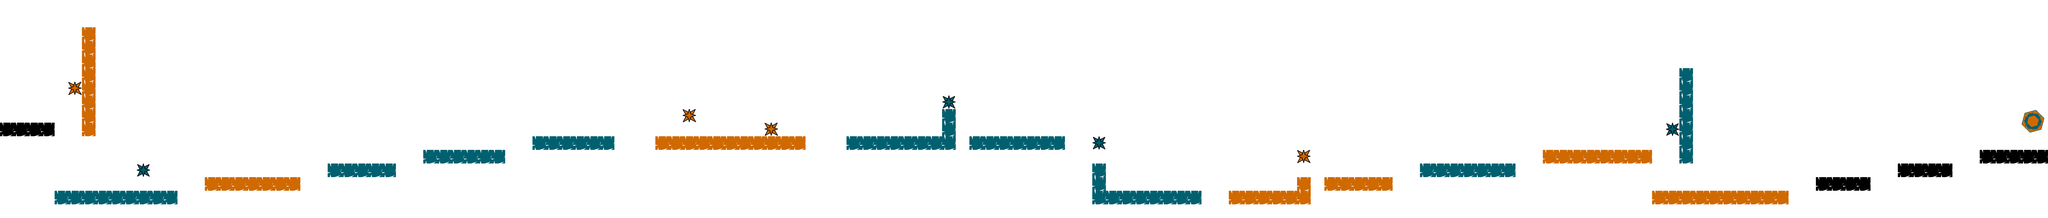

The image is a tile-based game level rendered from a .tmx file. Its description and source (layers, tilesets, objects; grid data summarised) follow:
An orthogonal 150x16 tile map with 64x64 px tiles, 7 tile layers (Background, BlackGround, OrangeGround, BlueGround, ...) and 35 objects.

<map version="1.0" orientation="orthogonal" renderorder="right-down" width="150" height="16" tilewidth="64" tileheight="64" nextobjectid="43">
 <tileset firstgid="1" name="Tiles" tilewidth="64" tileheight="64" tilecount="16">
  <image source="Tiles.png" width="512" height="128" />
 </tileset>
 <layer name="Background" width="150" height="16">
  <data>[2400 cells, 2400 non-empty, 1 distinct tile ids]</data>
 </layer>
 <layer name="BlackGround" width="150" height="16">
  <data>[2400 cells, 17 non-empty, 1 distinct tile ids]</data>
 </layer>
 <layer name="OrangeGround" width="150" height="16">
  <data>[2400 cells, 56 non-empty, 1 distinct tile ids]</data>
 </layer>
 <layer name="BlueGround" width="150" height="16">
  <data>[2400 cells, 67 non-empty, 1 distinct tile ids]</data>
 </layer>
 <layer name="Portal" width="150" height="16">
  <data>[2400 cells, 4 non-empty, 4 distinct tile ids]</data>
 </layer>
 <layer name="OrangeStar" width="150" height="16">
  <data>[2400 cells, 4 non-empty, 1 distinct tile ids]</data>
 </layer>
 <layer name="BlueStar" width="150" height="16">
  <data>[2400 cells, 4 non-empty, 1 distinct tile ids]</data>
 </layer>
 <objectgroup name="BlackGround">
  <object id="1" x="0" y="576" width="256" height="64" />
  <object id="2" x="8512" y="832" width="256" height="64" />
  <object id="3" x="8896" y="768" width="256" height="64" />
  <object id="4" x="9280" y="704" width="320" height="64" />
 </objectgroup>
 <objectgroup name="OrangeGround">
  <object id="5" x="7744" y="896" width="640" height="64" />
  <object id="6" x="7232" y="704" width="512" height="64" />
  <object id="7" x="6208" y="832" width="320" height="64" />
  <object id="11" x="6080" y="832" width="64" height="128" />
  <object id="12" x="5760" y="896" width="320" height="64" />
  <object id="13" x="3072" y="640" width="704" height="64" />
  <object id="14" x="960" y="832" width="448" height="64" />
  <object id="15" x="384" y="128" width="64" height="512" />
 </objectgroup>
 <objectgroup name="BlueGround">
  <object id="16" x="256" y="896" width="576" height="64" />
  <object id="17" x="1536" y="768" width="320" height="64" />
  <object id="18" x="1984" y="704" width="384" height="64" />
  <object id="19" x="2496" y="640" width="384" height="64" />
  <object id="21" x="4416" y="512" width="64" height="192" />
  <object id="22" x="3968" y="640" width="448" height="64" />
  <object id="23" x="4544" y="640" width="448" height="64" />
  <object id="24" x="5120" y="768" width="64" height="192" />
  <object id="25" x="5184" y="896" width="448" height="64" />
  <object id="26" x="6656" y="768" width="448" height="64" />
  <object id="27" x="7872" y="320" width="64" height="448" />
 </objectgroup>
 <objectgroup name="Portal">
  <object id="28" x="9472" y="512" width="128" height="128" />
 </objectgroup>
 <objectgroup name="OrangeStar">
  <object id="29" x="6080" y="704" width="64" height="64" />
  <object id="30" x="3584" y="576" width="64" height="64" />
  <object id="31" x="3200" y="512" width="64" height="64" />
  <object id="33" x="320" y="384" width="64" height="64" />
 </objectgroup>
 <objectgroup name="BlueStar">
  <object id="34" x="640" y="768" width="64" height="64" />
  <object id="35" x="4416" y="448" width="64" height="64" />
  <object id="36" x="5120" y="640" width="64" height="64" />
  <object id="37" x="7808" y="576" width="64" height="64" />
 </objectgroup>
 <objectgroup name="EndOfMap">
  <object id="39" x="0" y="960" width="4992" />
  <object id="40" x="4992" y="960" width="2496" />
  <object id="41" x="7488" y="960" width="2176" height="64" />
 </objectgroup>
</map>